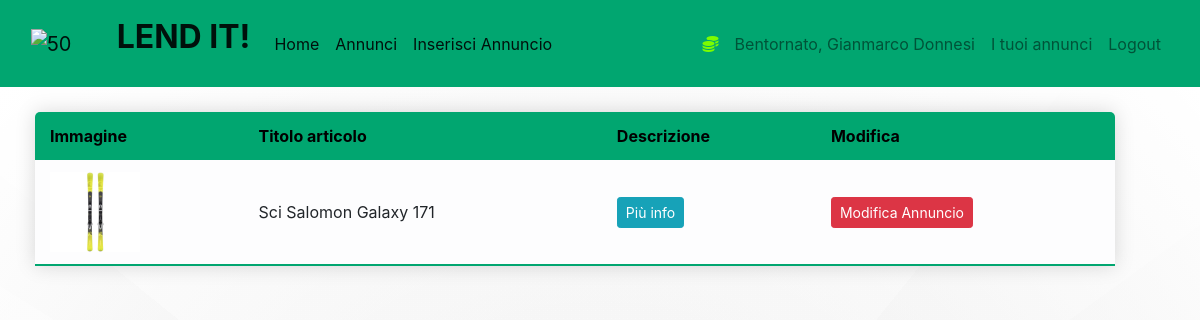
/ituoiannunci (signed in), run on the app's committed database.
### market/models.py (models this page shows, shortened)
class User(db.Model, UserMixin):
    id = db.Column(db.Integer(), primary_key=True)
    username = db.Column(db.String(length=30), nullable=False, unique=True)
    email_address = db.Column(db.String(length=50), nullable=False, unique=True)
    password_hash = db.Column(db.String(length=60), nullable=False)
    items = db.relationship('Item', backref='owned_user', lazy=True)
    @property
    def password(self):
        return self.password

class Item(db.Model):
    __searchable__ = ['name', 'provincia']
    id = db.Column(db.Integer(), primary_key=True)
    name = db.Column(db.String(length=30), nullable=False, unique=True)
    price = db.Column(db.Integer(), nullable=False)
    cauzione = db.Column(db.Integer(), nullable=False)
    provincia = db.Column(db.String(length=2), nullable=False)
    description = db.Column(db.String(length=2000), nullable=False, unique=True)
    contatto = db.Column(db.String(length=60), nullable=False, unique=True)
    owner = db.Column(db.Integer(), db.ForeignKey('user.id'))
    image1 = db.Column(db.String(150), nullable=False)
    image2 = db.Column(db.String(150), nullable=False)

### market/routes.py (the view)
@app.route('/ituoiannunci')
def ituoiannunci():
    item = Item.query.filter_by(owner=current_user.id).first()
    return render_template('i_tuoi_annunci.html', item=item)

### market/models.py (called while the page is built)
@login_manager.user_loader
def load_user(user_id):
    return User.query.get(int(user_id))

### market/templates/i_tuoi_annunci.html (shortened to what this page needs)
{% extends 'base.html' %}
{% block content %}
<div class="container4">
<table class="content-table table-hover table-light">
    <thead>
        <tr>
            <th scope="col">Immagine</th>
            <th scope="col">Titolo articolo</th>
            <th scope="col">Descrizione</th>
            <th scope="col">Modifica</th>
        </tr>
    </thead>
    <tbody>
          <tr>
                <td><img src="{{ url_for('static', filename='immagini/' + item.image1)}}" width="90" height="80"></td>
                <td>{{ item.name }}</td>
              <td><a href="{{ url_for('singolo_prodotto', id=item.id)}}" class="btn btn-info btn-sm">Più info</a></td>
              <td><a href="{{ url_for('updateproduct', id=item.id)}}" class="btn btn-danger btn-sm">Modifica Annuncio</a></td>
          </tr>
    </tbody>
</table>
</div>
{% endblock %}

### market/templates/base.html (shortened to what this page needs)
<!doctype html>
<html lang="en">
   <head>
      <link rel="stylesheet" href="https://cdn.jsdelivr.net/npm/bootstrap@4.5.3/dist/css/bootstrap.min.css">
      <link rel="stylesheet" href="https://cdnjs.cloudflare.com/ajax/libs/animate.css/4.1.1/animate.min.css"/>
   </head>
   <body>
  <nav class="navbar navbar-expand-lg navbar-light " style="background-color: #01A670;">
  <div class="container-fluid">
    <a class="navbar-brand" href="#">
      <img src="{{url_for('static', filename='stretta-791x470.png')}}" alt="50" width="80" height="45" class="d-inline-block align-text-top">
     <font  size="6"> <strong>  LEND IT! </strong> </font>
    </a>
    <div class="collapse navbar-collapse" id="navbarSupportedContent">
      <ul class="navbar-nav mr-auto">
           <li class="nav-item active">
          <a class="nav-link active" aria-current="page" href="{{ url_for('home_page') }}">Home</a>
        </li>
        <li class="nav-item active">
          <a class="nav-link active" aria-current="page" href="{{ url_for('annunci_page') }}">Annunci</a>
        </li>
          <li class="nav-item active">
          <a class="nav-link active" aria-current="page" href="{{ url_for('insert_product') }}">Inserisci Annuncio</a>
        </li>
        </ul>
    </div>
          {% if current_user.is_authenticated %}
            <ul class="navbar-nav">
                <li class="nav-item">
                    <a class="nav-link" style="color: lawngreen; font-weight: bold">
                        <i class="fas fa-coins"></i>
                    </a>
                </li>
                <li class="nav-item">
                    <a class="nav-link">Bentornato, {{ current_user.username }}</a>
                </li>
                 <li class="nav-item">
                    <a class="nav-link" href="{{ url_for('ituoiannunci')}}">I tuoi annunci</a>
                </li>
                <li class="nav-item">
                    <a class="nav-link" href="{{ url_for('logout_page')}}">Logout</a>
                </li>
            </ul>
          {% endif %}
          </div>
    </nav>
 {% block content %}{% endblock %}
</html>

### market/templates/i_tuoi_annunci.html (style rules this page uses)
.content-table { border-collapse: collapse ; margin: 25px 0; font-size: 1em; min-width: 400px; width: 90%; border-radius: 5px 5px 0 0; overflow: hidden; box-shadow: 0 0 20px rgba(0,0,0,0.15); margin-left: 35px; margin-right: 35px; }
.content-table thead tr { background-color: #01A670; color: black; text-align: left; font-weight: bold; }
.content-table th, .content-table td { padding: 12px 15px; }
.content-table tbody tr { border-bottom: 1px solid lightgrey; }
.content-table tbody tr:last-of-type { border-bottom: 2px solid #01A670; }
.container4 { position: absolute; height: 100%; width: 100%; background-image: radial-gradient(circle at center center, transparent,rgb(255,255,255)),linear-gradient(309deg, rgba(90, 90, 90,0.05) 0%, rgba(90, 90, 90,0.05) 50%,rgba(206, 206, 206,0.05) 50%, rgba(206, 206, 206,0.05) 100%),linear-gradient(39deg, rgba(13, 13, 13,0.05) 0%, rgba(13, 13, 13,0.05) 50%,rgba(189, 189, 189,0.05) 50%, rgba(189, 189, 189,0.05) 100%),linear-gradient(144deg, rgba(249, 249, 249,0.05) 0%, rgba(249, 249, 249,0.05) 50%,rgba(111, 111, 111,0.05) 50%, rgba(111, 111, 111,0.05) 100%),linear-gradient(166deg, rgba(231, 231, 231,0.05) 0%, rgba(231, 231, 231,0.05) 50%,rgba(220, 220, 220,0.05) 50%, rgba(220, 220, 220,0.05) 100%),linear-gradient(212deg, rgba(80, 80, 80,0.05) 0%, rgba(80, 80, 80,0.05) 50%,rgba(243, 243, 243,0.05) 50%, rgba(243, 243, 243,0.05) 100%),radial-gradient(circle at center center, hsl(107,19%,100%),hsl(107,19%,100%)); }

### data on the page
User: username "Gianmarco Donnesi"
Item: image1 (picture), name "Sci Salomon Galaxy 171"
